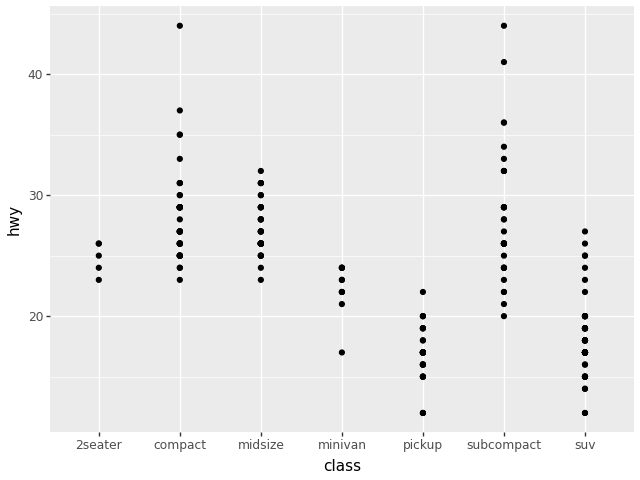

Write Python code to recreate this figure.
from plotnine.data import mpg
from plotnine import ggplot, aes, geom_point

pl2=ggplot(mpg) + aes(x="class", y="hwy") + geom_point()
print(pl2)
pl2.save(r"E:\College\Python Programming\Lab_28\postLab2.png")